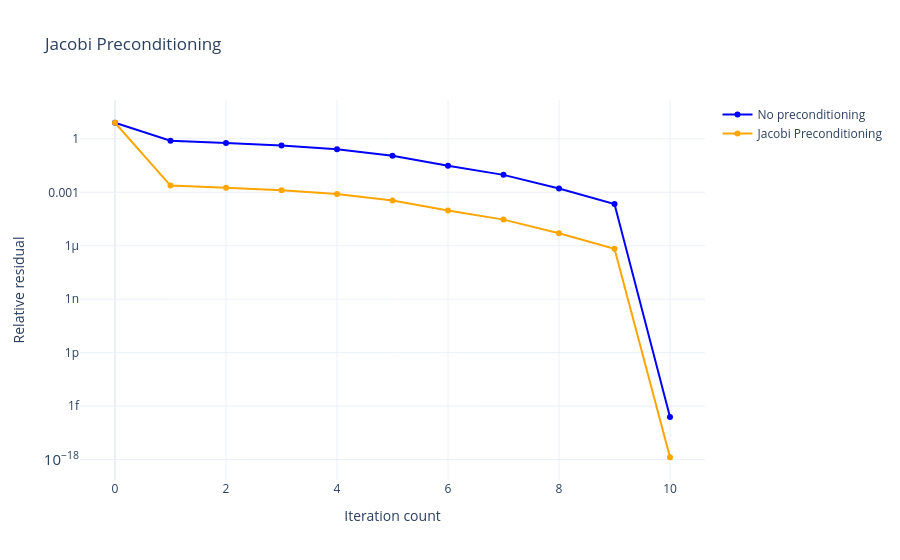

The notebook cell this image was saved under:
### Markdown cell above
### 1. Jacobi (Diagonal) Preconditioning

The simplest preconditioner is the **Jacobi** preconditioner. It simply extracts the main diagonal of $\mathbf{A}$. Because it is purely diagonal, its inverse is trivially computed by taking the reciprocal of the diagonal elements, meaning it requires almost zero memory or compute overhead!

Let's apply it via `scipy.sparse.linalg.gmres` and track the residual convergence.

### Code cell
Pinv_jacobi = diags(1/A.diagonal(), offsets=0, format='csr')

print('Unconditioned condition number :', np.linalg.cond(A.todense()))
print('Preconditioned condition number :', np.linalg.cond((Pinv_jacobi @ A).todense()))

x0 = np.zeros_like(f)

# Solve the system using GMRES without preconditioning
tracker_uncond = exe.IterationTracker(x0, A, f)
x_uncond, _ = gmres(A, f, x0=x0, callback=tracker_uncond, callback_type='pr_norm')

# Solve with Jacobi preconditioning
tracker_jacobi = exe.IterationTracker(x0, A, f)
x_cond, _ = gmres(A, f, x0=x0, M=Pinv_jacobi, callback=tracker_jacobi, callback_type='pr_norm')

# Plotly convergence
fig = go.Figure()
fig.add_trace(go.Scatter(y=tracker_uncond.residuals, mode='lines+markers', name='No preconditioning', line=dict(color='blue')))
fig.add_trace(go.Scatter(y=tracker_jacobi.residuals, mode='lines+markers', name='Jacobi Preconditioning', line=dict(color='orange')))
fig.update_layout(title='Jacobi Preconditioning', yaxis_type='log', xaxis_title='Iteration count', yaxis_title='Relative residual', template='plotly_white')
fig.show()

### Figure 1 — Plotly figure (JSON) as saved in the notebook; plotly's stock layout.template omitted (floating-point values rounded to 4 significant figures)
{"data": [{"line": {"color": "blue"}, "mode": "lines+markers", "name": "No preconditioning", "type": "scatter", "y": [8, 0.7746, 0.5784, 0.4242, 0.2623, 0.1118, 0.0309, 0.009502, 0.001621, 0.0002175, 2.466e-16]}, {"line": {"color": "orange"}, "mode": "lines+markers", "name": "Jacobi Preconditioning", "type": "scatter", "y": [8, 0.002391, 0.001785, 0.001309, 0.0008097, 0.0003451, 9.537e-05, 2.933e-05, 5.003e-06, 6.712e-07, 1.351e-18]}], "layout": {"title": {"text": "Jacobi Preconditioning"}, "xaxis": {"title": {"text": "Iteration count"}}, "yaxis": {"title": {"text": "Relative residual"}, "type": "log"}}}
